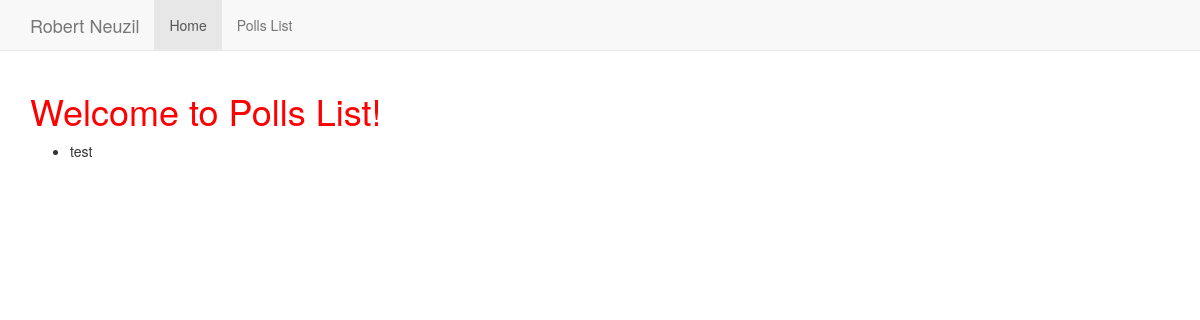
Before: /polls/list/ with the older database file.
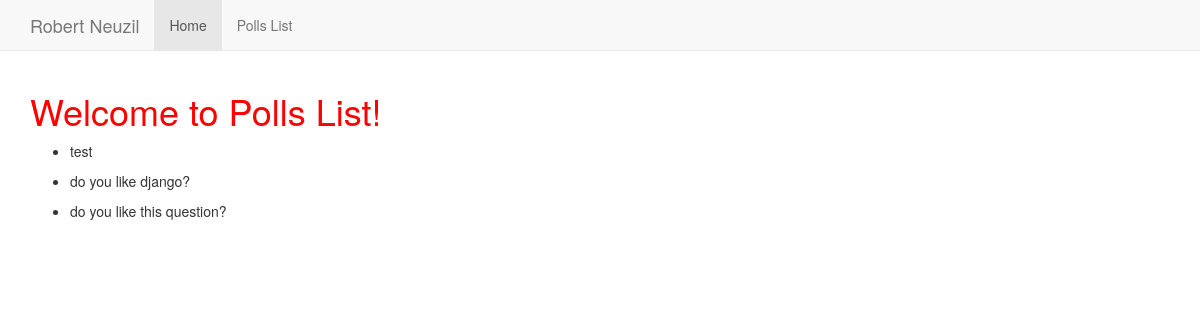
After: the same page with the newer database file.
### polls/models.py (models this page shows)
class Poll(models.Model):
	text = models.CharField(max_length=255)
	pub_date = models.DateField()
	def __str__(self):
		return f'{self.text}'

### polls/views.py (the view)
# urls.py: path('list/', views.polls_list, name='list'),
def polls_list(request):
	polls = Poll.objects.all()
	context = {
	'polls': polls
	}
	return render(request, 'polls/polls_list.html', context)

### polls/templates/polls/polls_list.html (shortened to what this page needs)
{% extends 'base.html' %}
{% block content %}
<div class="container">
	<h1>
		Welcome to Polls List!
	</h1>
{% for x in polls %}
 <ul>
 	<li>
 	{{ x }}
 	</li>
 </ul>
{% endfor %}
{% endblock %}

Changed rows visible on the page:
added Poll: text "do you like django?"
added Poll: text "do you like this question?"
